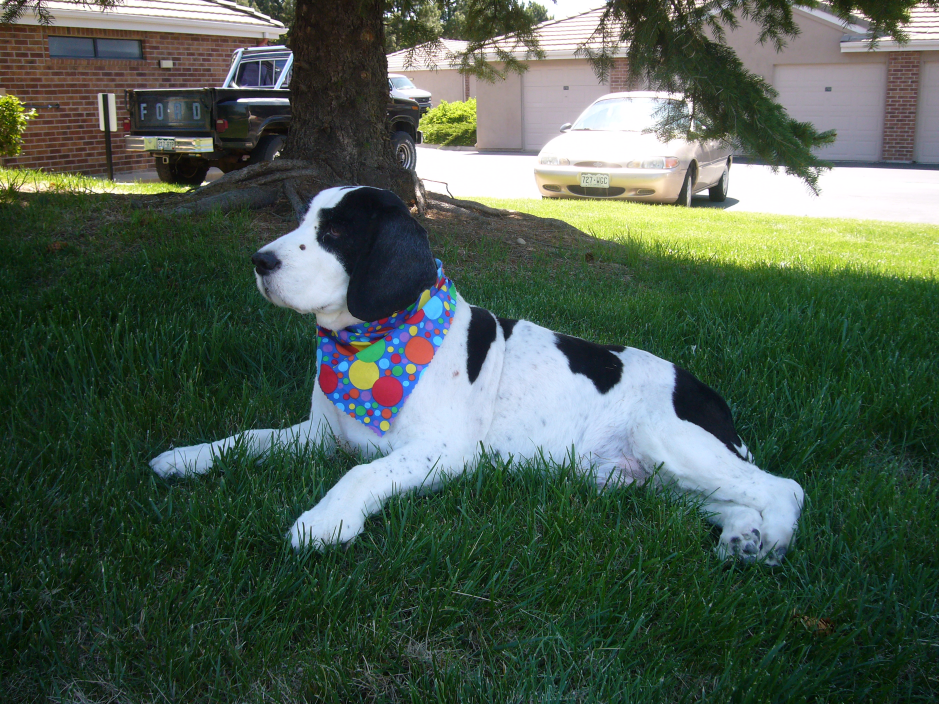
#> input picture opencv_examples/c_examples/images/bandit.jpg, 2816 x 2112 px (shown at 1/3 size)
$ python example01.py ../../c_examples/images/bandit.jpg
#> lines starting #> are read from the running program, lines starting #| are printed output that depends on the picture
import numpy as np
import cv2
import sys

# ensure there are at least two command line arguments
# program assumes second argument is image file name

if len(sys.argv) < 2:
	print ('error: missing command line argument for image name')
	print ('example01.py  imageFileName')
	sys.exit(2)

imageName = sys.argv[1]

''' cv2.imread( image name, flag )

	image name: name of image file to be read. Loads from the working directory
				unless the path is specified

	flags:
		cv2.IMREAD_COLOR       loads a color image, transparency is neglected
		cv2.IMREAD_GRAYSCALE   load image in grayscale mode
		cv2.IMREAD_UNCHANGED   loads image as such including alpha channel

		Numeric values of flags:
		cv2.IMREAD_COLOR       1
		cv2.IMREAD_GRAYSCALE   0
		cv2.IMREAD_UNCHANGED   -1

		If the image path is incorrect, no error is thrown

'''
colorimg = cv2.imread(imageName, cv2.IMREAD_COLOR)
#> colorimg is the input picture: shape (2112, 2816, 3); mean B, G, R 79.5, 92.4, 76.7

grayimg = cv2.imread(imageName, cv2.IMREAD_GRAYSCALE)
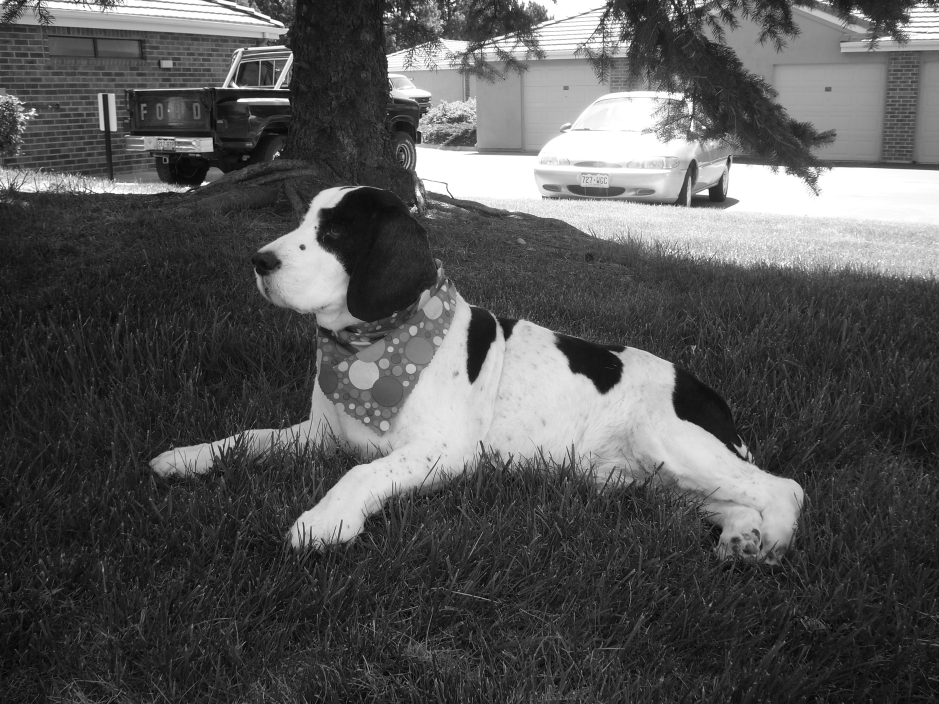
#> grayimg: shape (2112, 2816) (shown at 1/3 size); min 0, max 255, mean 86.3

''' The function namedWindow creates a window that can be used as a placeholder
    for images and trackbars. Created windows are referred to by their names.

    namedWindow( window Name, flags)

    WINDOW_NORMAL flag allows user to resize the window

'''
cv2.namedWindow('color', cv2.WINDOW_NORMAL)
cv2.namedWindow('gray', cv2.WINDOW_NORMAL)


''' To specifically position window on screen
    moveWindow(window name, x, y)
'''
cv2.moveWindow("color", 50, 50)
cv2.moveWindow("gray", 50, 400)


''' Display an image

	cv2.imshow(window name, image to display)

	window name is a string argument

	window automatically fits to image size
	'''

cv2.imshow('color', colorimg)
cv2.imshow('gray', grayimg)

''' waitkey( time in milliseconds)

	function waits for specified milliseconds for a keyboard event. If you
	press any key in that time, the program continues.

	If 0 is passed, it waits indefinitely for a keystroke

'''
print ('press any key to end program')
cv2.waitKey(0)

# free memory
cv2.destroyAllWindows()
